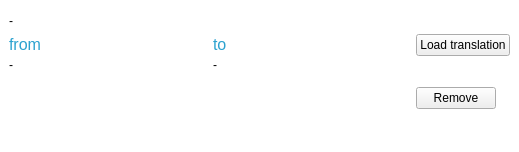
<?xml version="1.0" encoding="UTF-8"?>
<ui version="4.0">
 <class>history_item</class>
 <widget class="QWidget" name="history_item">
  <property name="geometry">
   <rect>
    <x>0</x>
    <y>0</y>
    <width>519</width>
    <height>150</height>
   </rect>
  </property>
  <property name="windowTitle">
   <string>Form</string>
  </property>
  <property name="styleSheet">
   <string notr="true">QWidget#history_item{
background: transparent;
}</string>
  </property>
  <layout class="QHBoxLayout" name="horizontalLayout">
   <property name="leftMargin">
    <number>0</number>
   </property>
   <property name="topMargin">
    <number>5</number>
   </property>
   <property name="rightMargin">
    <number>0</number>
   </property>
   <property name="bottomMargin">
    <number>5</number>
   </property>
   <item>
    <widget class="QWidget" name="inner_widget" native="true">
     <layout class="QVBoxLayout" name="verticalLayout_2">
      <item>
       <widget class="QLabel" name="time">
        <property name="sizePolicy">
         <sizepolicy hsizetype="Expanding" vsizetype="Preferred">
          <horstretch>0</horstretch>
          <verstretch>0</verstretch>
         </sizepolicy>
        </property>
        <property name="text">
         <string>-</string>
        </property>
       </widget>
      </item>
      <item>
       <layout class="QGridLayout" name="gridLayout">
        <property name="horizontalSpacing">
         <number>10</number>
        </property>
        <property name="verticalSpacing">
         <number>2</number>
        </property>
        <item row="1" column="1">
         <widget class="QLabel" name="src2">
          <property name="sizePolicy">
           <sizepolicy hsizetype="Expanding" vsizetype="Preferred">
            <horstretch>0</horstretch>
            <verstretch>0</verstretch>
           </sizepolicy>
          </property>
          <property name="minimumSize">
           <size>
            <width>180</width>
            <height>80</height>
           </size>
          </property>
          <property name="text">
           <string>-</string>
          </property>
          <property name="alignment">
           <set>Qt::AlignLeading|Qt::AlignLeft|Qt::AlignTop</set>
          </property>
          <property name="wordWrap">
           <bool>true</bool>
          </property>
         </widget>
        </item>
        <item row="0" column="0">
         <widget class="QLabel" name="from">
          <property name="sizePolicy">
           <sizepolicy hsizetype="Preferred" vsizetype="Maximum">
            <horstretch>0</horstretch>
            <verstretch>0</verstretch>
           </sizepolicy>
          </property>
          <property name="font">
           <font>
            <pointsize>12</pointsize>
           </font>
          </property>
          <property name="styleSheet">
           <string notr="true">color: rgb(44, 162, 207);</string>
          </property>
          <property name="text">
           <string>from</string>
          </property>
         </widget>
        </item>
        <item row="1" column="0">
         <widget class="QLabel" name="src1">
          <property name="sizePolicy">
           <sizepolicy hsizetype="Expanding" vsizetype="Preferred">
            <horstretch>0</horstretch>
            <verstretch>0</verstretch>
           </sizepolicy>
          </property>
          <property name="minimumSize">
           <size>
            <width>180</width>
            <height>80</height>
           </size>
          </property>
          <property name="text">
           <string>-</string>
          </property>
          <property name="alignment">
           <set>Qt::AlignLeading|Qt::AlignLeft|Qt::AlignTop</set>
          </property>
          <property name="wordWrap">
           <bool>true</bool>
          </property>
         </widget>
        </item>
        <item row="0" column="1">
         <widget class="QLabel" name="to">
          <property name="sizePolicy">
           <sizepolicy hsizetype="Preferred" vsizetype="Maximum">
            <horstretch>0</horstretch>
            <verstretch>0</verstretch>
           </sizepolicy>
          </property>
          <property name="font">
           <font>
            <pointsize>12</pointsize>
           </font>
          </property>
          <property name="styleSheet">
           <string notr="true">color: rgb(44, 162, 207);</string>
          </property>
          <property name="text">
           <string>to</string>
          </property>
         </widget>
        </item>
        <item row="0" column="2">
         <widget class="QPushButton" name="load">
          <property name="sizePolicy">
           <sizepolicy hsizetype="Maximum" vsizetype="Fixed">
            <horstretch>0</horstretch>
            <verstretch>0</verstretch>
           </sizepolicy>
          </property>
          <property name="text">
           <string>Load translation</string>
          </property>
          <property name="iconSize">
           <size>
            <width>16</width>
            <height>16</height>
           </size>
          </property>
         </widget>
        </item>
        <item row="1" column="2">
         <widget class="QPushButton" name="remove">
          <property name="sizePolicy">
           <sizepolicy hsizetype="Maximum" vsizetype="Fixed">
            <horstretch>0</horstretch>
            <verstretch>0</verstretch>
           </sizepolicy>
          </property>
          <property name="text">
           <string>Remove</string>
          </property>
          <property name="iconSize">
           <size>
            <width>16</width>
            <height>16</height>
           </size>
          </property>
         </widget>
        </item>
       </layout>
      </item>
     </layout>
    </widget>
   </item>
  </layout>
 </widget>
 <resources>
  <include location="icons.qrc"/>
 </resources>
 <connections/>
</ui>
